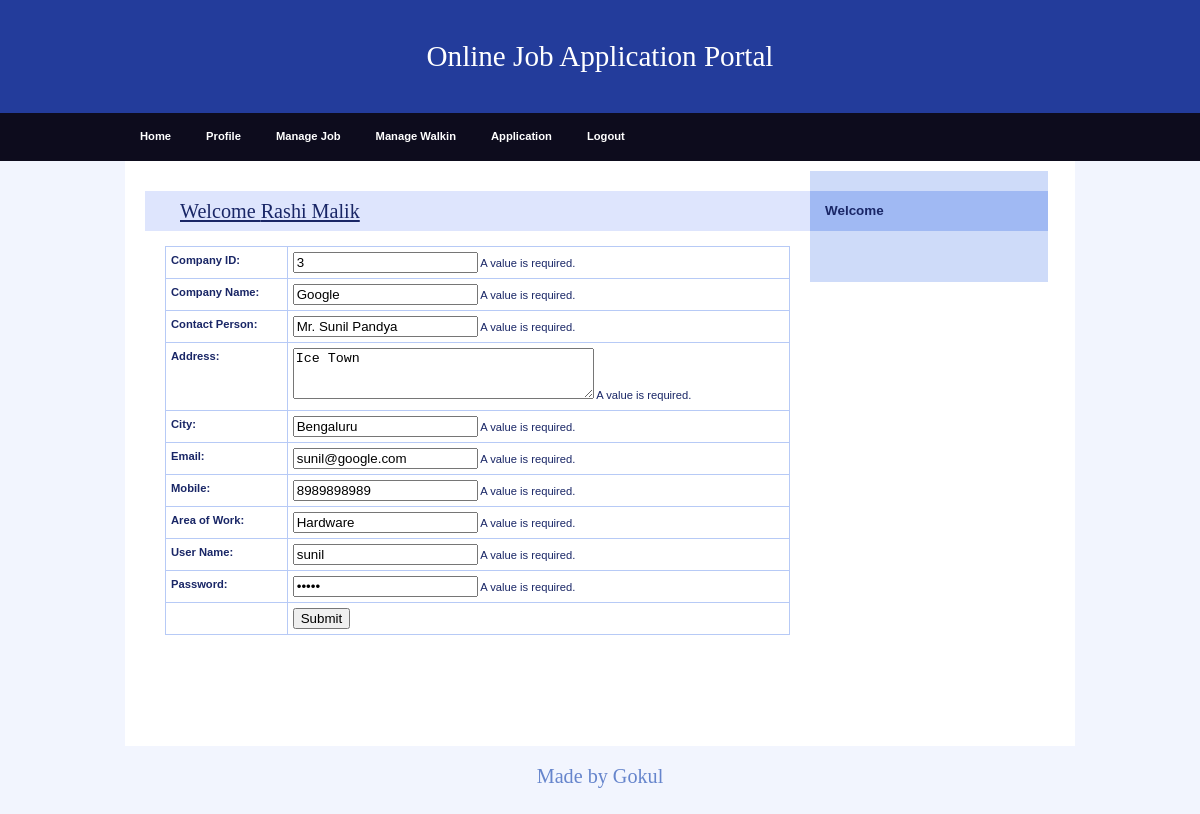
Screenshot of /Employer/EditProfile.php (signed in) with the database file from the repository.
### tables this page shows
CREATE TABLE `employer_reg` (
  `EmployerId` int NOT NULL,
  `CompanyName` varchar(20) NOT NULL,
  `ContactPerson` varchar(20) NOT NULL,
  `Address` varchar(100) NOT NULL,
  `City` varchar(20) NOT NULL,
  `Email` varchar(40) NOT NULL,
  `Mobile` bigint NOT NULL,
  `Area_Work` varchar(40) NOT NULL,
  `Status` varchar(10) NOT NULL,
  `UserName` varchar(20) NOT NULL,
  `Password` varchar(20) NOT NULL,
  `Question` varchar(100) NOT NULL,
  `Answer` varchar(50) NOT NULL
);

### Employer/EditProfile.php (the view, shortened to what this page needs)
<!DOCTYPE html>
<html>
<head>
  <link rel="stylesheet" media="screen,projection" type="text/css" href="./css/main.css" />
  <link rel="stylesheet" media="print" type="text/css" href="./css/print.css" />
</head>
<body>
  <div id="main" class="box">
    <?php
    include "Header.php"
    ?>
    <?php
    include "menu.php"
    ?>
    <div id="page" class="box">
      <div id="page-in" class="box">
        <div id="content">
          <div class="article">
            <h2><span><a href="#">Welcome <?php echo $_SESSION['Name']; ?></a></span></h2>
            <?php
            $ID = $_SESSION['ID'];
            $con = mysqli_connect("localhost", "gokul", "Gokul0309", "job");
            $sql = "select * from employer_reg where EmployerId ='" . $ID . "'  ";
            $result = mysqli_query($con, $sql);
            $row = mysqli_fetch_array($result)
            ?>
            <form method="post" action="UpdateProfile.php">
              <table width="100%" border="1" cellspacing="2" cellpadding="2">
                <tr>
                  <td><strong>Company ID:</strong></td>
                  <td>
                    <label>
                      <input name="txtId" type="text" id="txtId" value="<?php echo $row['EmployerId']; ?>" />
                    </label>
                    <span class="textfieldRequiredMsg">A value is required.</span></span>
                  </td>
                </tr>
                <tr>
                  <td><strong>Company Name:</strong></td>
                  <td>
                    <label>
                      <input name="txtName" type="text" id="txtName" value="<?php echo $row['CompanyName']; ?>" />
                    </label>
                    <span class="textfieldRequiredMsg">A value is required.</span></span>
                  </td>
                </tr>
                <tr>
                  <td><strong>Contact Person:</strong></td>
                  <td>
                    <label>
                      <input name="txtContact" type="text" id="txtContact" value="<?php echo $row['ContactPerson']; ?>" />
                    </label>
                    <span class="textfieldRequiredMsg">A value is required.</span></span>
                  </td>
                </tr>
                <tr>
                  <td><strong>Address:</strong></td>
                  <td>
                    <label>
                      <textarea name="txtAddress" id="txtAddress" cols="35" rows="3"><?php echo $row['Address']; ?></textarea>
                    </label>
                    <span class="textareaRequiredMsg">A value is required.</span></span>
                  </td>
                </tr>
                <tr>
                  <td><strong>City:</strong></td>
                  <td>
                    <label>
                      <input name="txtCity" type="text" id="txtCity" value="<?php echo $row['City']; ?>" />
                    </label>
                    <span class="textfieldRequiredMsg">A value is required.</span></span>
                  </td>
                </tr>
                <tr>
                  <td><strong>Email:</strong></td>
                  <td>
                    <label>
                      <input name="txtEmail" type="text" id="txtEmail" value="<?php echo $row['Email']; ?>" />
                    </label>
                    <span class="textfieldRequiredMsg">A value is required.</span></span>
                  </td>
                </tr>
                <tr>
                  <td><strong>Mobile:</strong></td>
                  <td>
                    <label>
                      <input name="txtMobile" type="text" id="txtMobile" value="<?php echo $row['Mobile']; ?>" />
                    </label>
                    <span class="textfieldRequiredMsg">A value is required.</span></span>
                  </td>
                </tr>
                <tr>
                  <td><strong>Area of Work:</strong></td>
                  <td>
                    <label>
                      <input name="txtArea" type="text" id="txtArea" value="<?php echo $row['Area_Work']; ?>" />
                    </label>
                    <span class="textfieldRequiredMsg">A value is required.</span></span>
                  </td>
                </tr>
                <tr>
                  <td><strong>User Name:</strong></td>
                  <td>
                    <label>
                      <input name="txtUser" type="text" id="txtUser" value="<?php echo $row['UserName']; ?>" />
                    </label>
                    <span class="textfieldRequiredMsg">A value is required.</span></span>
                  </td>
                </tr>
                <tr>
                  <td><strong>Password:</strong></td>
                  <td>
                    <label>
                      <input name="txtPassword" type="password" id="txtPassword" value="<?php echo $row['Password']; ?>" />
                    </label>
                    <span class="textfieldRequiredMsg">A value is required.</span></span>
                  </td>
                </tr>
                <tr>
                  <td>&nbsp;</td>
                  <td><label>
                      <input type="submit" name="button" id="button" value="Submit" />
                    </label></td>
                </tr>
              </table>
            </form>
            <p>&nbsp;</p>
            <p class="btn-more box noprint">&nbsp;</p>
          </div>
        </div>
        <?php
        include "right.php"
        ?>
      </div>
    </div>
    <?php
    include "footer.php"
    ?>
  </div>
</body>
</html>

### Employer/css/main.css (style rules this page uses)
* { min-height: 1px; }
body { border: 0; margin: 0; padding: 0; background: #f2f5fe; font: 70%/160% "verdana", sans-serif; color: #192666; _text-align: center; }
a { color: #192666; }
p { border: 0; margin: 15px 0; padding: 0; }
div { display: block; border: 0; margin: 0; padding: 0; }
h1, h2, h3, h4, h5 { border: 0; margin: 10px 0; padding: 0; font-weight: bold; }
h2 { font-size: 180%; line-height: 100%; font-family: "georgia", serif; font-weight: normal; }
table { display: table; border-collapse: collapse; margin: 15px 0; padding: 0; border: 1px solid #b7caf6; font-size: 100%; }
tr { display: table-row; }
th, td { display: table-cell; border: 1px solid #b7caf6; margin: 0; padding: 5px; vertical-align: top; text-align: left; }
form { border: 0; margin: 0; padding: 0; }
a, img, span { border: 0; margin: 0; padding: 0; }
strong, .strong { font-weight: bold; }
.box { min-height: 1px; _height: 1px; }
.box:after { content: "."; display: block; line-height: 0px; font-size: 0px; visibility: hidden; clear: both; }
#main { margin: 0px auto 0 auto; _text-align: left; }
#page { min-height: 1px; width: 950px; margin: 0 auto; background: #fff; _height: 1px; }
#page-in { min-height: 1px; padding: 10px 0; _height: 1px; }
#content { float: left; width: 70%; _width: 72%; margin: 0; padding: 0 0 0 20px; }
#content .article { clear: both; margin: 0; padding: 20px; }
#content .article h2 { margin: 0 -20px; padding: 10px; background: #dee5fd; color: #192666; }
#content .article h2 span { padding-left: 25px; }
#content .article p { text-align: justify; }
#content .btn-more { margin: 0 0 15px 0; padding: 0; border: 0; position: relative; }

### Employer/css/print.css (style rules this page uses)
body { border: 0; margin: 0; padding: 0; font-size: 12pt; }
a { color: #000; text-decoration: none; }
h1, h2, h3 { page-break-after: avoid; page-break-inside: avoid; }
table { border-collapse: collapse; border-width: 1px; border-style: solid; }
th, td { display: table-cell; border-width: 1px; border-style: solid; }
.noprint { display: none; }

### rows the page displays
employer_reg: txtId "3", txtName "Google", txtContact "Mr. Sunil Pandya", txtAddress "Ice Town", txtCity "Bengaluru", txtEmail "sunil@google.com", txtMobile "8989898989", txtArea "Hardware", txtUser "sunil"

### other values shown
$_SESSION['Name'] "Rashi Malik"
